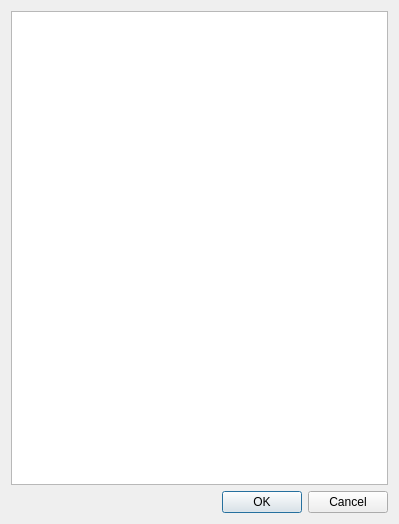
<?xml version="1.0" encoding="UTF-8"?>
<ui version="4.0">
 <class>Dialog</class>
 <widget class="QDialog" name="Dialog">
  <property name="geometry">
   <rect>
    <x>0</x>
    <y>0</y>
    <width>399</width>
    <height>524</height>
   </rect>
  </property>
  <property name="windowTitle">
   <string>Landmarks Selection</string>
  </property>
  <property name="windowIcon">
   <iconset>
    <normaloff>../../../../../.designer/Icons/test.png</normaloff>../../../../../.designer/Icons/test.png</iconset>
  </property>
  <layout class="QVBoxLayout" name="verticalLayout_2">
   <item>
    <layout class="QVBoxLayout" name="verticalLayout">
     <item>
      <widget class="QGraphicsView" name="graphicsView">
       <property name="minimumSize">
        <size>
         <width>0</width>
         <height>0</height>
        </size>
       </property>
      </widget>
     </item>
     <item>
      <widget class="QDialogButtonBox" name="buttonBox">
       <property name="sizePolicy">
        <sizepolicy hsizetype="Expanding" vsizetype="Fixed">
         <horstretch>0</horstretch>
         <verstretch>0</verstretch>
        </sizepolicy>
       </property>
       <property name="minimumSize">
        <size>
         <width>123</width>
         <height>0</height>
        </size>
       </property>
       <property name="sizeIncrement">
        <size>
         <width>0</width>
         <height>0</height>
        </size>
       </property>
       <property name="baseSize">
        <size>
         <width>-1</width>
         <height>0</height>
        </size>
       </property>
       <property name="orientation">
        <enum>Qt::Horizontal</enum>
       </property>
       <property name="standardButtons">
        <set>QDialogButtonBox::Cancel|QDialogButtonBox::Ok</set>
       </property>
      </widget>
     </item>
    </layout>
   </item>
  </layout>
 </widget>
 <resources/>
 <connections>
  <connection>
   <sender>buttonBox</sender>
   <signal>accepted()</signal>
   <receiver>Dialog</receiver>
   <slot>accept()</slot>
   <hints>
    <hint type="sourcelabel">
     <x>248</x>
     <y>254</y>
    </hint>
    <hint type="destinationlabel">
     <x>157</x>
     <y>274</y>
    </hint>
   </hints>
  </connection>
  <connection>
   <sender>buttonBox</sender>
   <signal>rejected()</signal>
   <receiver>Dialog</receiver>
   <slot>reject()</slot>
   <hints>
    <hint type="sourcelabel">
     <x>316</x>
     <y>260</y>
    </hint>
    <hint type="destinationlabel">
     <x>286</x>
     <y>274</y>
    </hint>
   </hints>
  </connection>
 </connections>
</ui>
